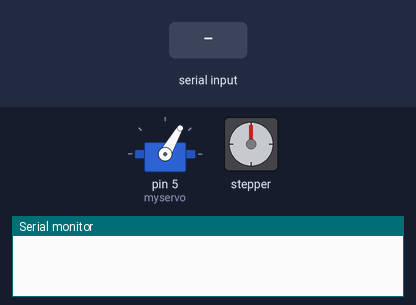
The sketch below on a simulated Arduino Uno, built with avr-gcc and run on an emulated ATmega328P. Parts: servo, stepper motor, the last lines printed to the serial monitor. The test bench sets the inputs (shaded band). Stepper angles assume 2048 steps per turn.

Above: at 1.2 s.
1.3 s: "90,45\n" received over Serial
At 5.5 s:
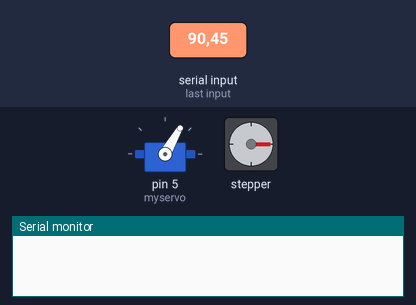
At 9.1 s:
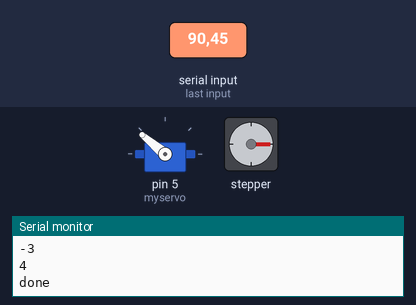
Timing chart, 0 to 19.2 s (numbered marks = the images above; inputs shaded):
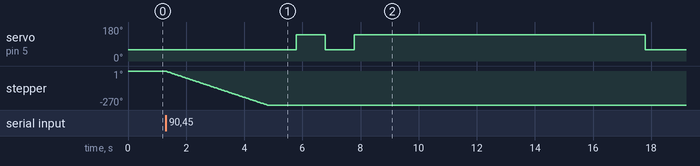

Measured:
- after the input at 1.3 s, servo on pin 5 (myservo): 60° → 140° after 4.5 s, → 60° 1.0 s later, → 140° 1.0 s later, → 60° 10.0 s later; stepper: turns 270° counter-clockwise in 3.5 s, starting at once

The sketch:

StepperServoControl.ino
```cpp
#include <Stepper.h>
#include <Servo.h>

Servo myservo;

const int stepsPerRevolution = 2048;

Stepper myStepper = Stepper(stepsPerRevolution, 8, 10, 9, 11);

char move[2];

int pos = 1; //0, 1, 2, 3 for positions of trashcan

void setup() {
  Serial.begin(115200);

  myservo.attach(5);
  myservo.write(60);

}

void loop() {

  while(Serial.available() > 0)
  {

    // Read a character from the serial input
    int size = Serial.readBytes(move, 1);

    move[1] = '\0';

    // Convert the character to an integer
    int num = move[0] - '0';  // Converts char '1' to int 1, etc.

    int diff = pos - num;

    if(num == 5) {
       delay(1000);

      myservo.write(140);

      delay(10000);

      myservo.write(60);
    }

    if(num > 0 && num < 5) {

      myStepper.setSpeed(13);
      myStepper.step((stepsPerRevolution/4)*diff);

      delay(1000);

      myservo.write(140);

      delay(1000);

      myservo.write(60);

      Serial.println(diff);
      Serial.println(num);
      Serial.println("done");

      pos = num;

    }

    Serial.flush();

  }
}
```
